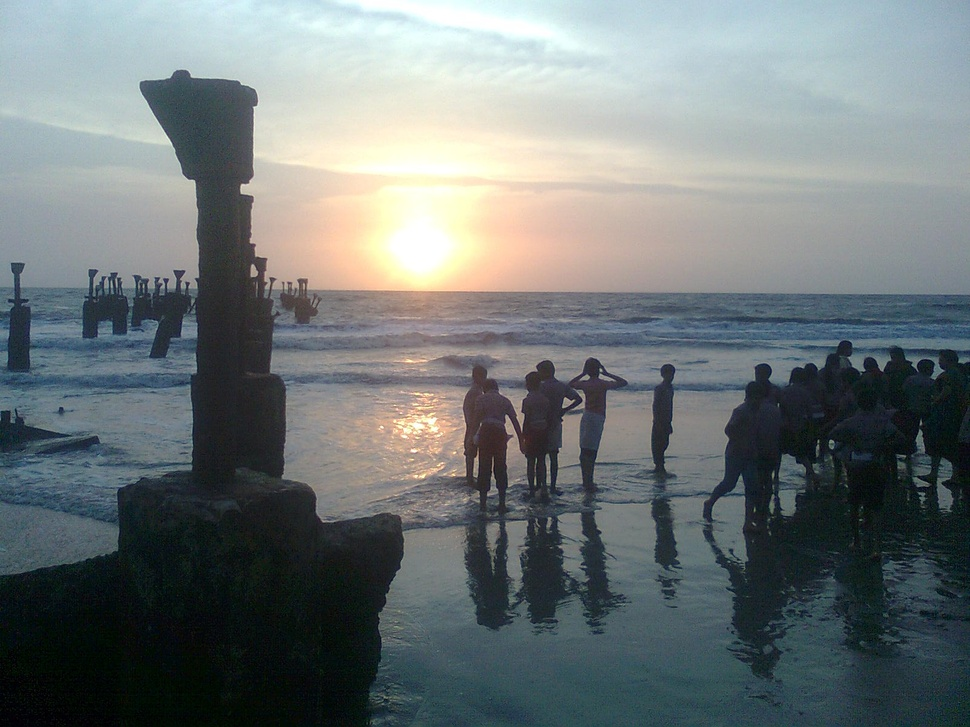
#> input picture Assignment1/1.jpg, 970 x 727 px, shrunk from 1600 x 1200 before the run
$ python q4.py   (older library calls are emulated)
#> lines starting #> are read from the running program, lines starting #| are printed output that depends on the picture
import cv2
import scipy.misc
import numpy as np
import matplotlib.pyplot as plt
from scipy import signal
image = cv2.imread('1.jpg',0)
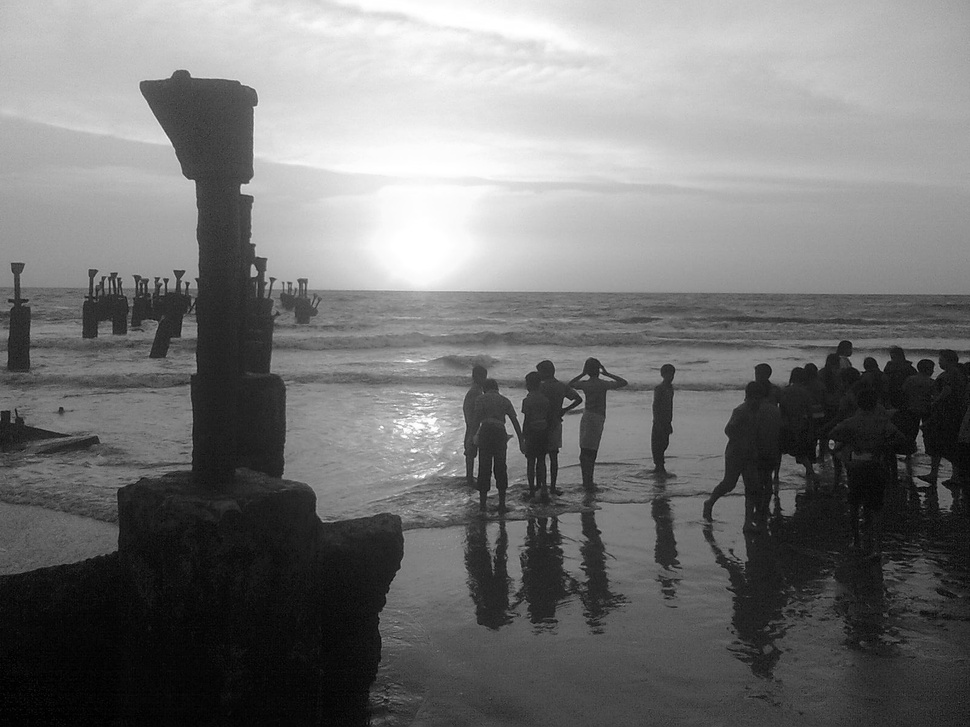
#> image: shape (727, 970); min 0, max 255, mean 117.3
plt.imshow(image,cmap="gray")
plt.axis('off')
plt.title("Original")
"""
Gradient
"""
filter_x = np.array([0,0,0,0,1,-1,0,0,0]).reshape(3,3)
filter_y = np.array([0,-1,0,0,1,0,0,0,0]).reshape(3,3)
print(filter_x)
print(filter_y)
grad_x = signal.correlate2d(image,filter_x,mode='same')
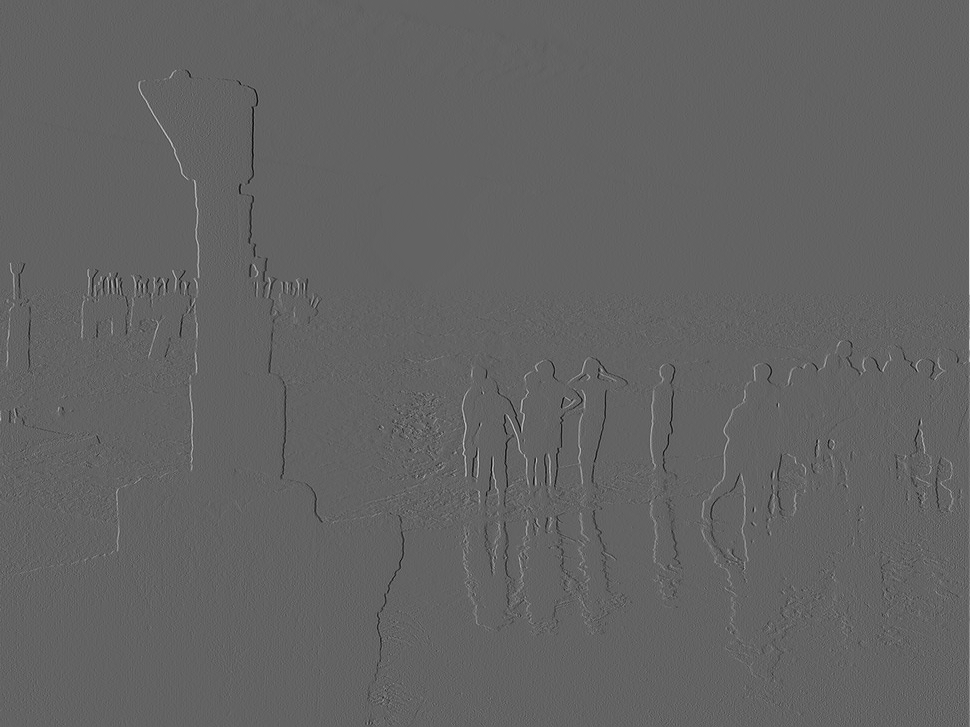
#> grad_x: shape (727, 970) int64; min -109, max 171, mean 0.1; drawn with min black and max white
fig = plt.figure()
plt.imshow(grad_x,cmap="gray")
plt.axis('off')
plt.title("X grad")
grad_y = signal.correlate2d(image,filter_y,mode='same')
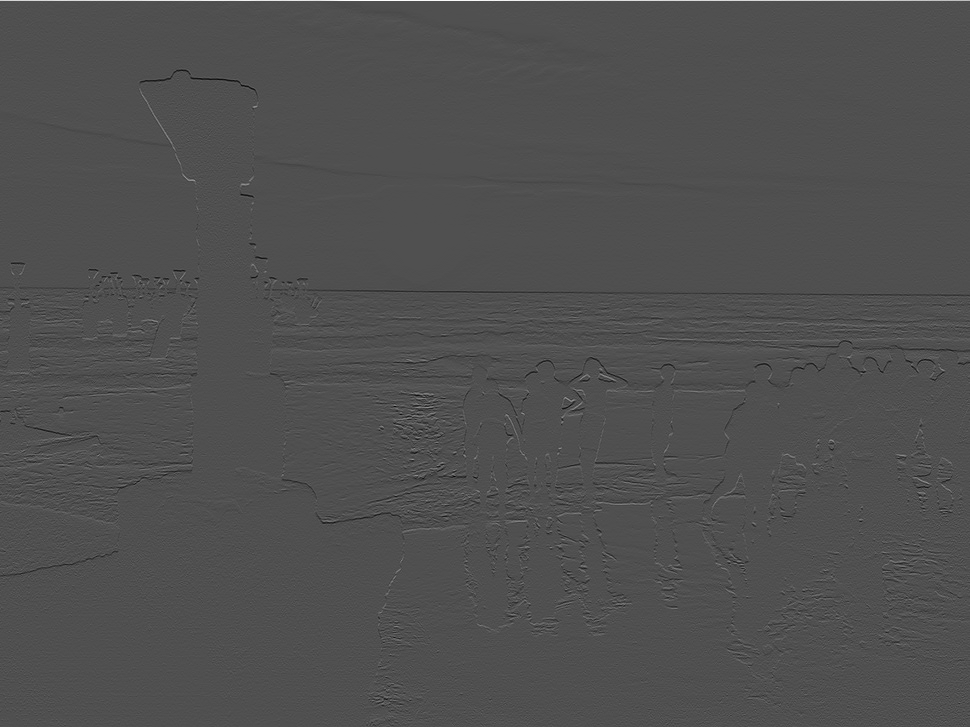
#> grad_y: shape (727, 970) int64; min -117, max 255, mean 0.1; drawn with min black and max white
fig = plt.figure()
plt.imshow(grad_y,cmap="gray")
plt.axis('off')
plt.title("Y grad")
final = np.sqrt(np.power(grad_x,2)+np.power(grad_y,2))
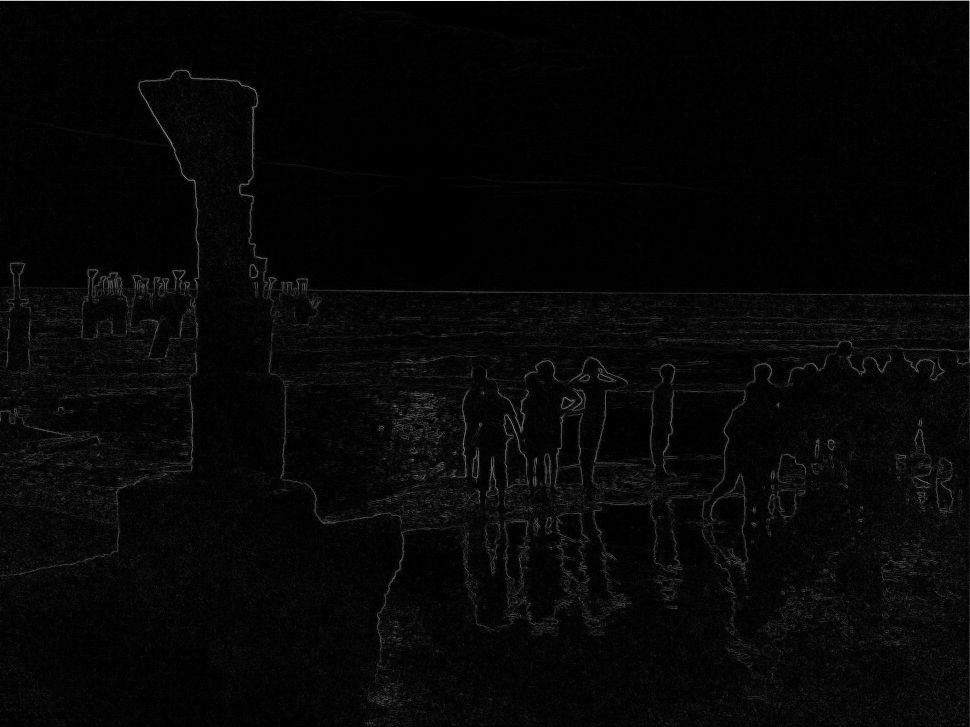
#> final: shape (727, 970) float64; min 0, max 255, mean 7; drawn with min black and max white
fig = plt.figure()
plt.imshow(final,cmap="gray")
plt.axis('off')
plt.title("Gradient")
"""
Laplacian
"""
filter_la = np.array([0,1,0,1,-4,1,0,1,0]).reshape(3,3)
fil_la = signal.correlate2d(image,filter_la,mode='same')
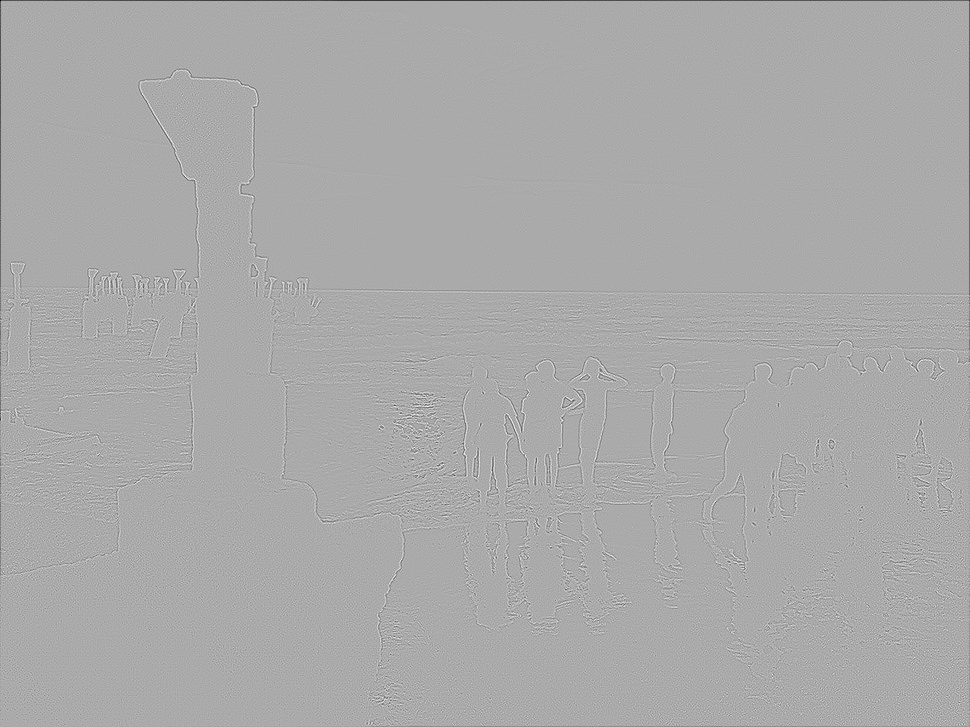
#> fil_la: shape (727, 970) int64; min -381, max 189, mean -0.5; drawn with min black and max white
fil_la = np.abs(fil_la)
fig = plt.figure()
plt.imshow(fil_la,cmap="gray")
plt.axis('off')
plt.title("La Placian")
plt.show()

$ run again, with Assignment1/2.JPG copied over Assignment1/1.jpg
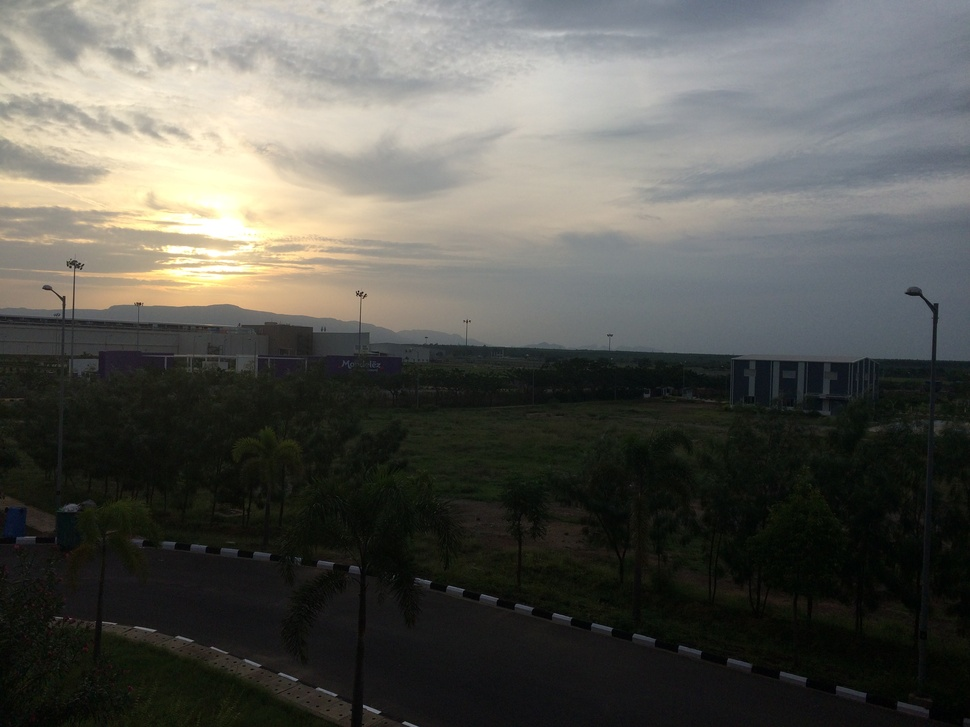
#> input picture Assignment1/2.JPG, 970 x 727 px, shrunk from 3264 x 2448 before the run
#> `grad_y = signal.correlate2d(image,filter_y,mode='same')`:
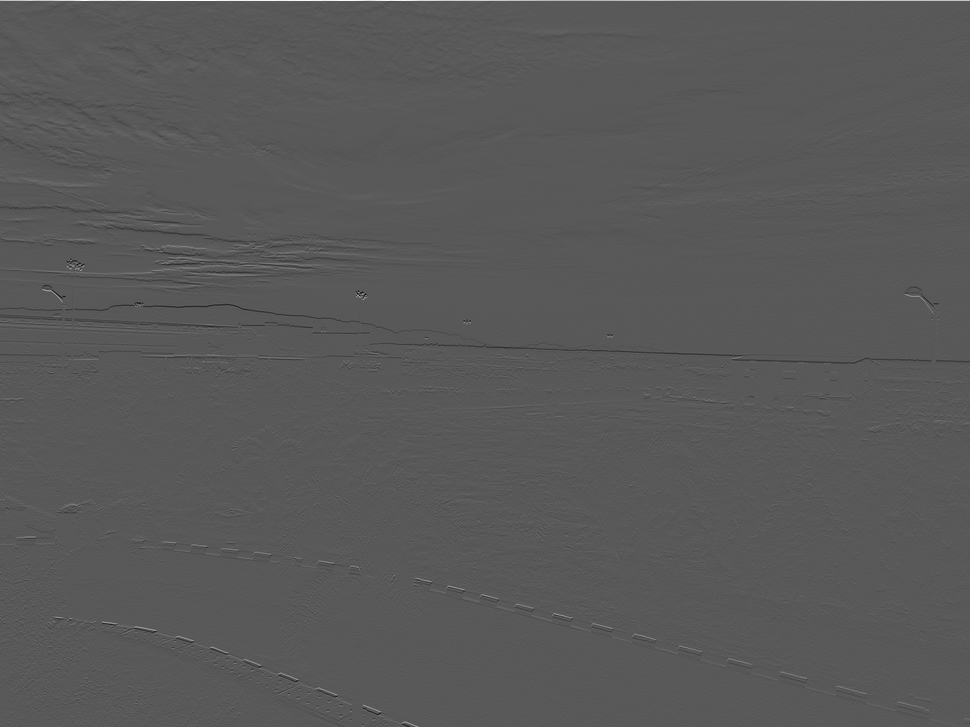
#> grad_y: shape (727, 970) int64; min -116, max 216, mean 0; drawn with min black and max white
#> `final = np.sqrt(np.power(grad_x,2)+np.power(grad_y,2))`:
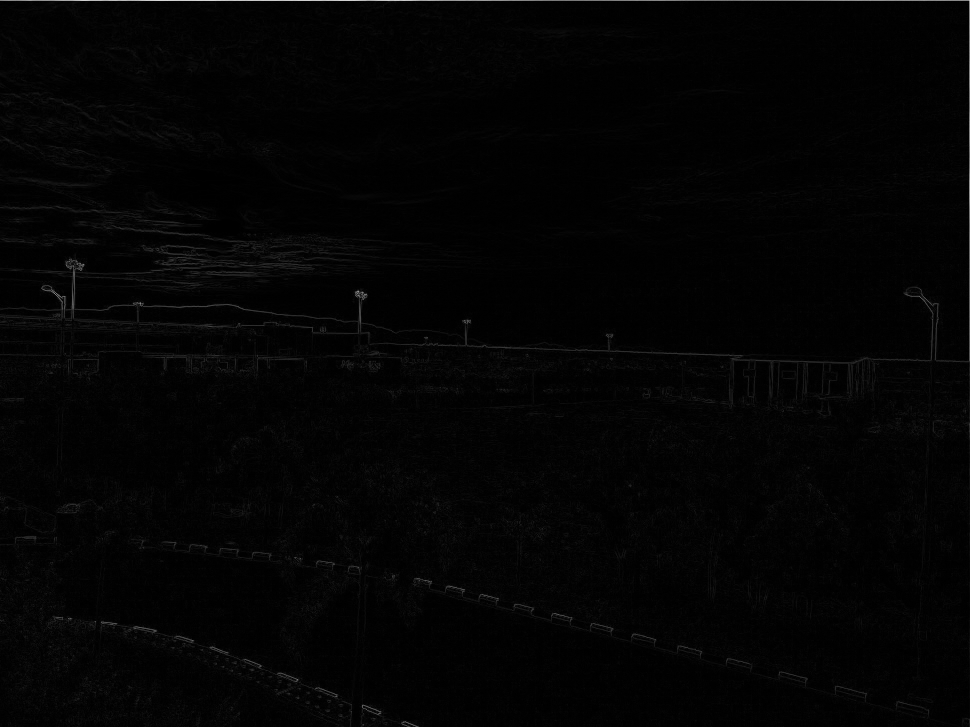
#> final: shape (727, 970) float64; min 0, max 216, mean 3.7

$ run again, with Assignment1/3.JPG copied over Assignment1/1.jpg
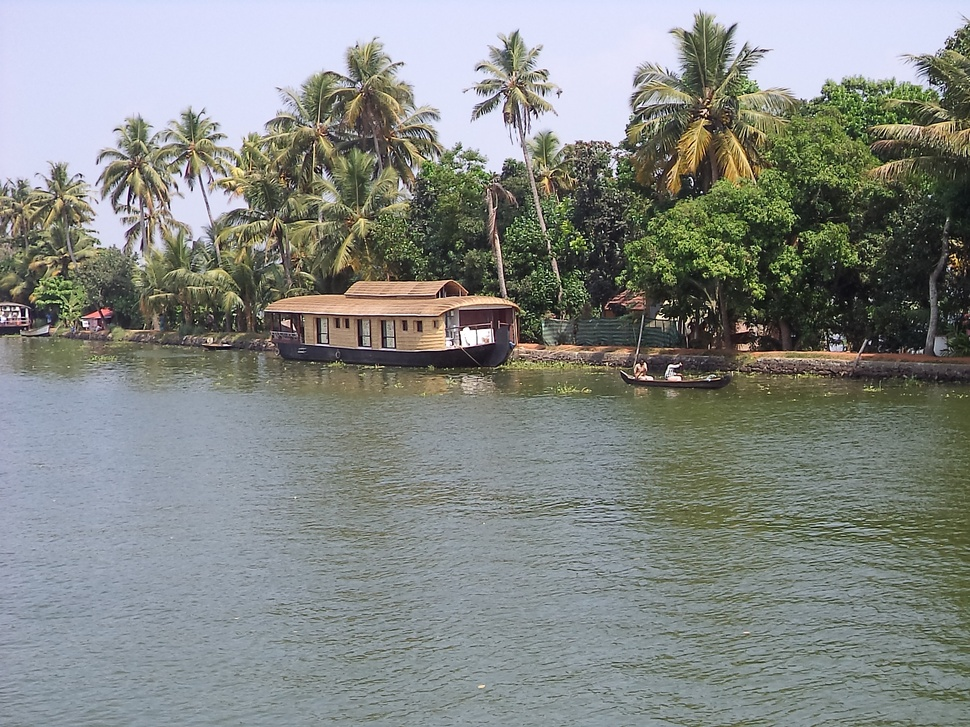
#> input picture Assignment1/3.JPG, 970 x 727 px, shrunk from 2304 x 1728 before the run
#> `final = np.sqrt(np.power(grad_x,2)+np.power(grad_y,2))`:
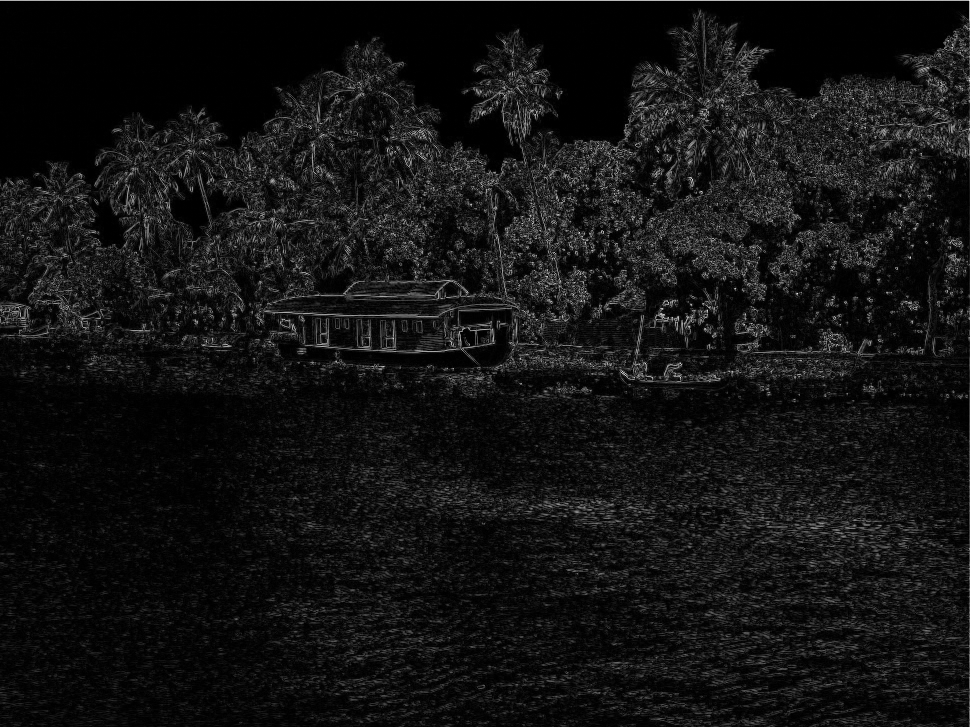
#> final: shape (727, 970) float64; min 0, max 308.3, mean 23.7; drawn with min black and max white
#> `fil_la = signal.correlate2d(image,filter_la,mode='same')`:
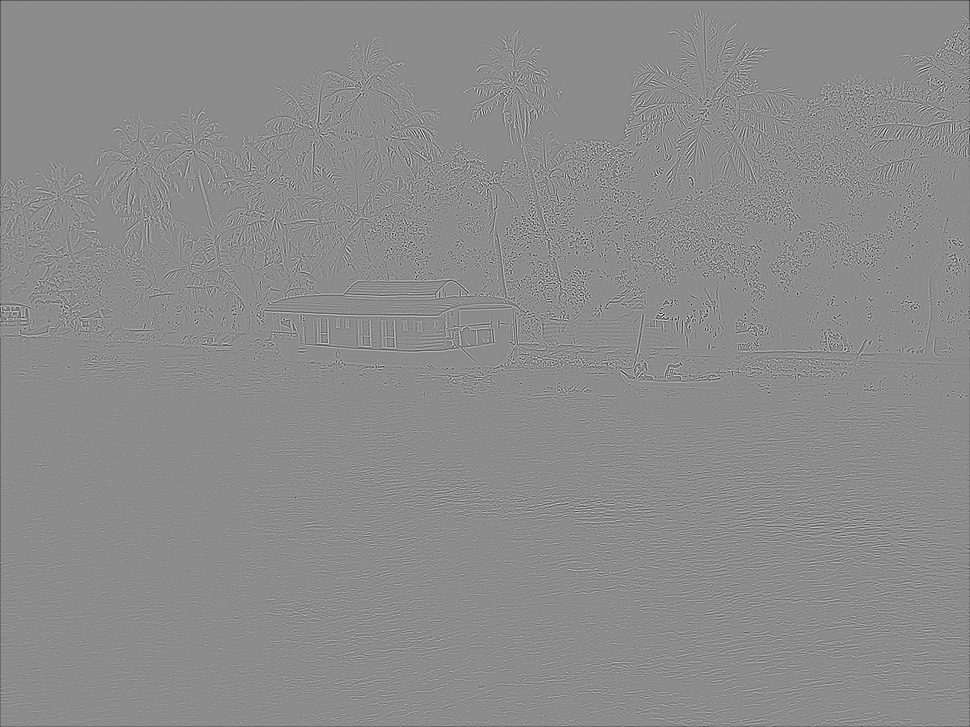
#> fil_la: shape (727, 970) int64; min -661, max 539, mean -0.7; drawn with min black and max white
